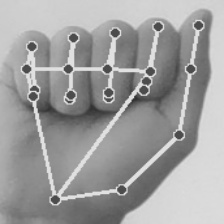
%> input picture Imagens/libras.jpg, 224 x 224 px
$ octave untitled5.m   (GNU Octave 9; MATLAB toolbox functions it lacks are replaced by stand-ins)
%> lines starting %> are read from the running program, lines starting %| are printed output that depends on the picture
% Ler a imagem
img = imread('Imagens/libras.jpg');
%> img is the input picture: size 224x224 uint8; min 49, max 230, mean 158.6


% Exibir a imagem original
figure;
imshow(img);
title('Imagem Original');

% Calcular e exibir o histograma da imagem original
figure;
imhist(img);
title('Histograma da Imagem Original');
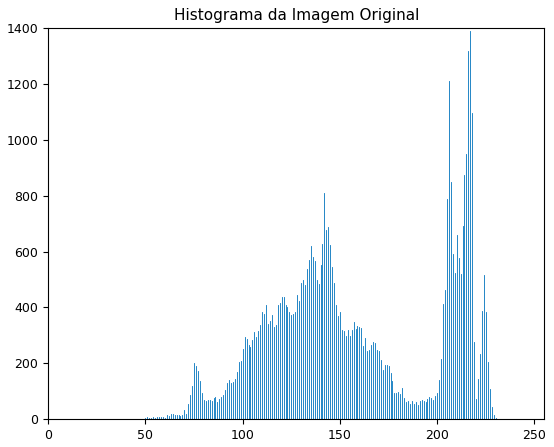
%> figure redrawn from the program's plot data; highest point at x = 217, y = 1389

% Equalizar a imagem
img_eq = histeq(img);
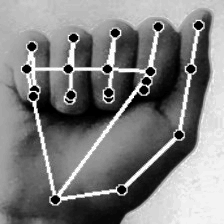
%> img_eq: size 224x224 uint8; min 0, max 255, mean 126.9

% Exibir a imagem equalizada
figure;
imshow(img_eq);
title('Imagem Equalizada');

% Calcular e exibir o histograma da imagem equalizada
figure;
imhist(img_eq);
title('Histograma da Imagem Equalizada');
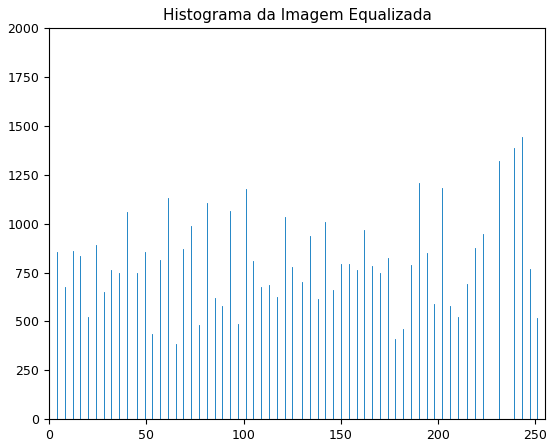
%> figure redrawn from the program's plot data; highest point at x = 243, y = 1445
